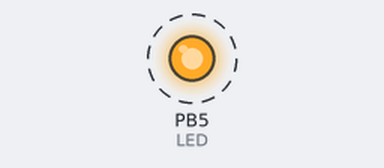
A program run on a simulated ATmega328P, built with avr-gcc and emulated at 16 MHz. Parts: output pins drawn as LEDs (lit = HIGH). Dashed ring = blinking.

Above: at 0.5 s.
Timing chart, 0 to 4.7 s (numbered marks = the images above):
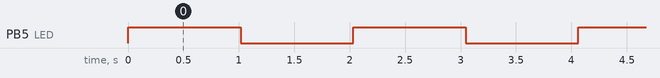

Measured:
- by itself, PB5 (LED): alternates HIGH for 1.0 s and LOW for 1.0 s

The program:

main.c
```c
/*
 * 04_timer0_delay_normal_mode_method_1.c
 *
 * Created: 11-10-2026 01:14:40
 * Author : bibin
 */

#define F_CPU 16000000UL
#include <avr/io.h>

#define LED PORTD5
void timer0_init()
{
	// step 1: configure timer0 in Normal mode
	TCCR0A &= ~((1<<WGM00) | (1<<WGM01));

	/*-----------------calculation----------------
	 clock frequency (F_CPU)  : 16 MHz (16000000)
	 prescalar value : 1024;
	 F-Timer = 16000000 /1024
	         = 15625 HZ
	Time period : 1 / frequency - 1 / timer frequency (timer)
	            = 1 / (16000000 / 1024)
				= 1 / 15625
				= 0.000064
				= 64 microseconds
	Time taken for tick is 64 microseconds, therefore time taken for 1 overflow  = time taken for 1 tick * total no.of icks
	time for 1 overflow = 64 * 256
	                    = 16.384 ms (microseconds)
	1 second - 1000 milliseconds
	there for  1 second = 1000/ 16.384
	                     = 61.0351 ~ 61
	*/

	//configuring prescalar value as 1024
	TCCR0B |= ((1 << CS02) | (1 << CS00));
}

void delay_1sec()
{
	for(uint8_t i = 0; i <= 61; ++i)
	{
		//checking if TOV0 (overflow flag bit) is set
		while(!(TIFR0 & (1 << TOV0)));  // waiting for overflow

		//clearing he TOV using by writing 1 to it
		TIFR0 |= (1 << TOV0);  //cleared  the bit
	}
}


int main(void)
{
    timer0_init();
	DDRB |= (1<<DDB5) ;//configuring port pin 5 as output
    while (1)
    {
		PORTB ^= (1<<LED);  //LED => PORTB5
		delay_1sec();
    }
}
```
